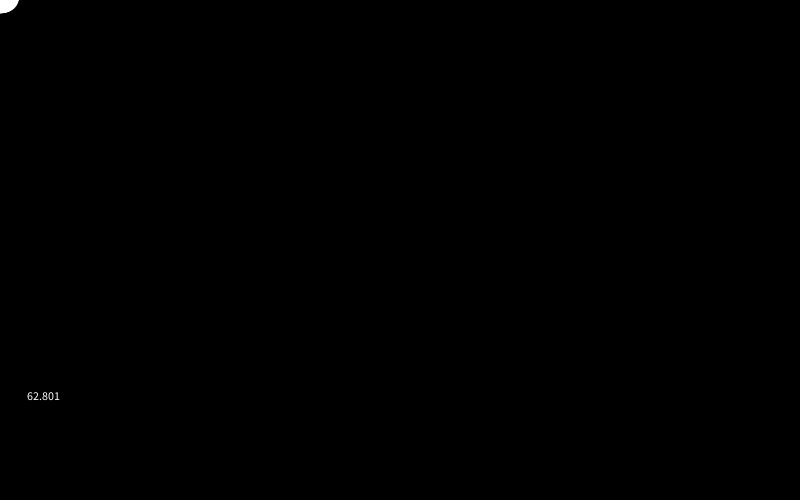
Frame 1 (no input)
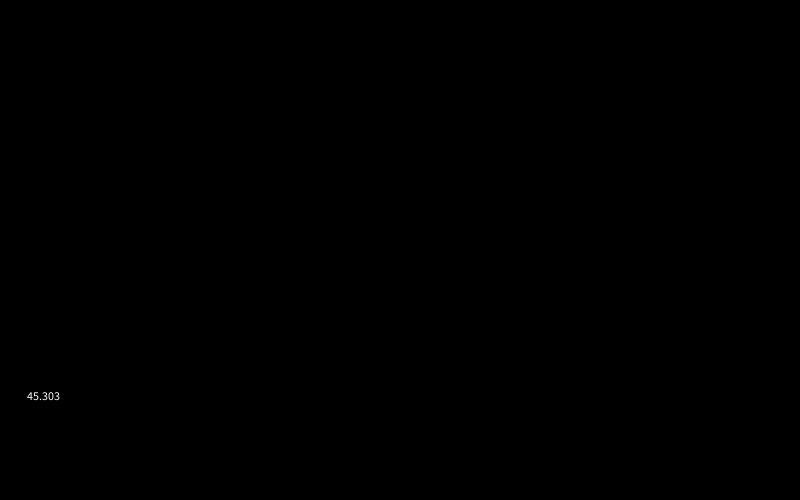
Frame 60 (the mouse pressed at the canvas centre just before this capture)
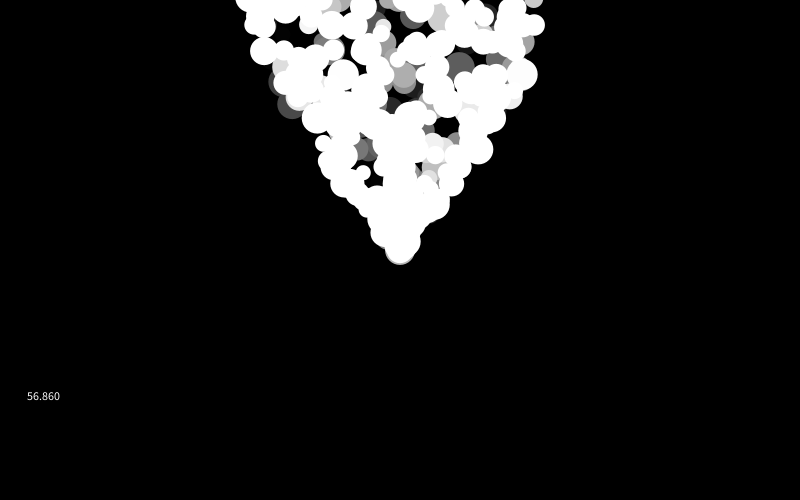
Frame 120 (the mouse held since frame 60 and released just before this capture)

The Processing sketch that drew these frames (run headless with seeded random() and noise(); from frame 60 on, the mouse is pressed at the canvas centre):

// Processing sketch: Particles
// ── Particles.pde
Part [] p  = new Part[700];

void setup() {
  size(800,500);
  for(int i = 0; i < p.length; i++){
  p[i] = new Part();
  }
}

void draw() {
  
  background(0);
  pushMatrix();
  stroke(255);
  text(frameRate,25,400);
  popMatrix();
  
  for(int i = 0; i < p.length; i++){
  p[i].colorP(i);  
  p[i].update();
  p[i].show();
  }
  
}

// ── Part.pde
class Part{
  
float x = mouseX;
float y = mouseY;
float vx = random(-4,4);
float vy = random(-7,-2);
float r = random(-10, 7);

  void show(){
    if(y < -height){
      y = mouseY;
      x = mouseX;
    }
    
    noStroke();
    strokeWeight(2);
    ellipse(x, y, 25 + r, 25 + r);
  }
  
  void update(){  
    x += vx;
    y += vy;
  } 
  
  void colorP(int arg){
    fill((arg),(arg),(arg));   
  }
}
